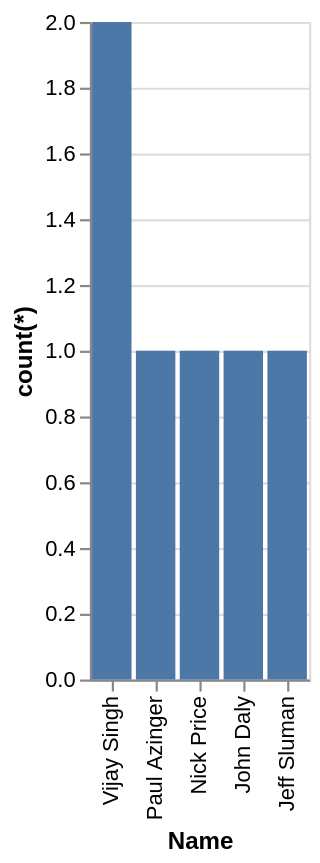

Specify this chart in Vega-Lite:
### Vega-Lite specification from a JSON file in a GitHub repository (floating-point values rounded to 4 significant figures)
{"data": {"values": [{"x_data": "Vijay Singh", "y_data": 2}, {"x_data": "Paul Azinger", "y_data": 1}, {"x_data": "Nick Price", "y_data": 1}, {"x_data": "John Daly", "y_data": 1}, {"x_data": "Jeff Sluman", "y_data": 1}]}, "mark": "bar", "encoding": {"x": {"field": "x_data", "type": "nominal", "title": "Name", "sort": {"op": "sum", "field": "y_data", "order": "descending"}}, "y": {"field": "y_data", "type": "quantitative", "title": "count(*)"}}}
